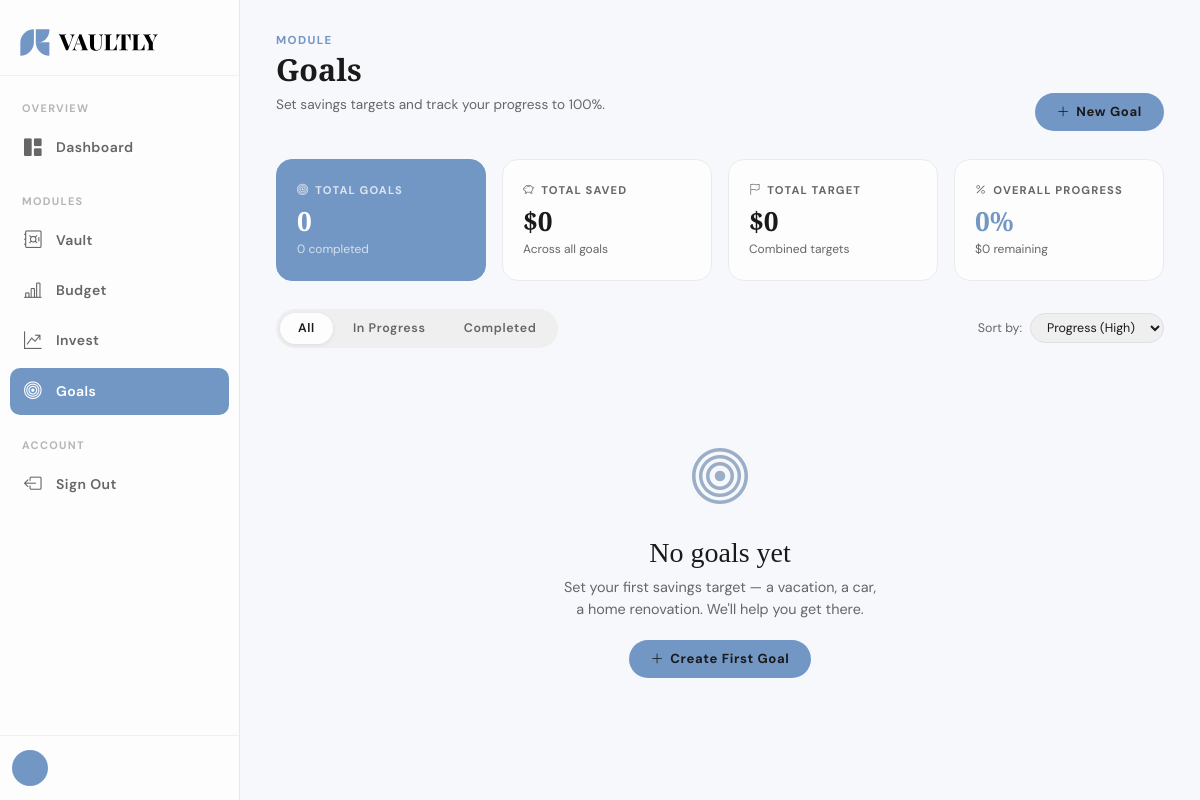
Page /goals/ (signed in) on the earlier database version.
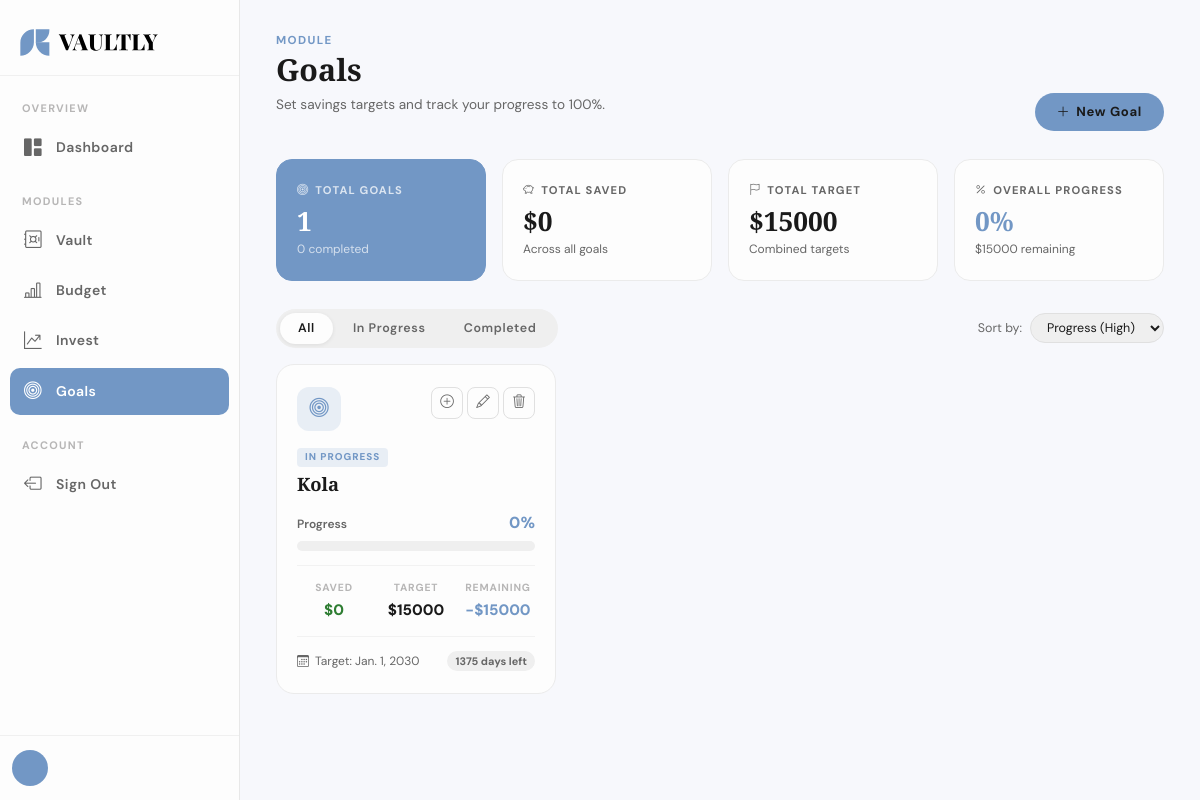
Same page on the later database version.
### goals/models.py (models this page shows, shortened)
class Goal(BaseModel):
    user          = models.ForeignKey(
        settings.AUTH_USER_MODEL,
        on_delete=models.CASCADE,
        related_name='goals'
    )
    name          = models.CharField(max_length=200)
    target_amount = models.DecimalField(max_digits=14, decimal_places=2)
    target_date   = models.DateField()
    is_completed  = models.BooleanField(default=False)
    notes = models.TextField(blank=True)
    @property
    def days_remaining(self):
        from django.utils import timezone
        delta = self.target_date - timezone.now().date()
        return max(delta.days, 0)
    @property
    def progress_pct(self):
        return self.progress_percentage
    @property
    def remaining(self):
        return max(self.target_amount - self.total_contributed, Decimal('0'))
    @property
    def total_contributed(self):
        return sum(c.amount for c in self.contributions.all())
    @property
    def progress_percentage(self):
        if not self.target_amount:
            return Decimal('0.00')
        pct = (self.total_contributed / self.target_amount) * 100
        return min(pct, Decimal('100.00'))

### goals/views.py (the view)
# urls.py: path('',                        views.index,          name='index'),
@login_required
def index(request):
    goals = Goal.objects.filter(user=request.user).prefetch_related('contributions')
    total_goals       = goals.count()
    completed_count   = sum(1 for g in goals if g.is_completed)
    total_contributed = sum(g.total_contributed for g in goals) or Decimal('0')
    total_target      = sum(g.target_amount for g in goals) or Decimal('0')
    total_remaining   = sum(g.remaining for g in goals) or Decimal('0')
    overall_progress  = (total_contributed / total_target * 100) if total_target > 0 else 0
    completed_goals   = [g for g in goals if g.is_completed]
    return render(request, 'goals/goals.html', {
        'goals': goals,
        'total_goals': total_goals,
        'completed_count': completed_count,
        'total_contributed': total_contributed,
        'total_target': total_target,
        'total_remaining': total_remaining,
        'overall_progress': overall_progress,
        'completed_goals': completed_goals,
    })

### templates/goals/goals.html (shortened to what this page needs)
<!DOCTYPE html>
<html lang="en">
<head>
    <link href="https://cdn.jsdelivr.net/npm/bootstrap@5.3.8/dist/css/bootstrap.min.css" rel="stylesheet">
    <link href="https://cdn.jsdelivr.net/npm/bootstrap-icons@1.11.3/font/bootstrap-icons.min.css" rel="stylesheet">
    <link rel="stylesheet" href="../../static/css/app.css">
</head>
<body>
<div class="app-shell">
  <aside class="sidebar" id="sidebar">
    <div class="sidebar-logo-wrap">
      <img src="../../static/img/logo.svg" alt="Vaultly" class="sidebar-logo" id="sidebar-logo">
    </div>
    <ul class="sidebar-nav">
      <li class="sidebar-section-label">OVERVIEW</li>
      <li class="sidebar-nav-item active">
        <a href="{% url 'dashboard' %}">
          <i class="bi bi-grid-1x2-fill nav-icon"></i>
          <span class="nav-label">Dashboard</span>
        </a>
      </li>
      <li class="sidebar-section-label" style="margin-top:10px;">MODULES</li>
      <li class="sidebar-nav-item">
        <a href="{% url 'vault:index' %}">
          <i class="bi bi-safe nav-icon"></i>
          <span class="nav-label">Vault</span>
        </a>
      </li>
      <li class="sidebar-nav-item">
        <a href="{% url 'budget:index' %}">
          <i class="bi bi-bar-chart-line nav-icon"></i>
          <span class="nav-label">Budget</span>
        </a>
      </li>
      <li class="sidebar-nav-item">
        <a href="{% url 'invest:index' %}">
          <i class="bi bi-graph-up-arrow nav-icon"></i>
          <span class="nav-label">Invest</span>
        </a>
      </li>
      <li class="sidebar-nav-item">
        <a href="{% url 'goals:index' %}">
          <i class="bi bi-bullseye nav-icon"></i>
          <span class="nav-label">Goals</span>
        </a>
      </li>
      <li class="sidebar-section-label" style="margin-top:10px;">ACCOUNT</li>
      <li class="sidebar-nav-item">
        <a href="{% url 'logout' %}">
          <i class="bi bi-box-arrow-left nav-icon"></i>
          <span class="nav-label">Sign Out</span>
        </a>
      </li>
    </ul>
    <div class="sidebar-user">
      <div class="sidebar-user-avatar">
      </div>
    </div>
  </aside>
  <main class="main-content">
    <div class="page-header">
      <div class="page-header-left">
        <div class="page-eyebrow">Module</div>
        <h1>Goals</h1>
        <p>Set savings targets and track your progress to 100%.</p>
      </div>
      <button class="btn-primary-vaultly" data-bs-toggle="modal" data-bs-target="#addGoalModal">
        <i class="bi bi-plus-lg"></i> New Goal
      </button>
    </div>
    <div class="kpi-grid" style="grid-template-columns: repeat(4,1fr); margin-bottom:28px;">
      <div class="kpi-card highlight">
        <div class="kpi-label"><i class="bi bi-bullseye"></i> Total Goals</div>
        <div class="kpi-value">{{ total_goals }}</div>
        <div class="kpi-sub">{{ completed_count }} completed</div>
      </div>
      <div class="kpi-card">
        <div class="kpi-label"><i class="bi bi-piggy-bank"></i> Total Saved</div>
        <div class="kpi-value">${{ total_contributed|floatformat:0 }}</div>
        <div class="kpi-sub">Across all goals</div>
      </div>
      <div class="kpi-card">
        <div class="kpi-label"><i class="bi bi-flag"></i> Total Target</div>
        <div class="kpi-value">${{ total_target|floatformat:0 }}</div>
        <div class="kpi-sub">Combined targets</div>
      </div>
      <div class="kpi-card">
        <div class="kpi-label"><i class="bi bi-percent"></i> Overall Progress</div>
        <div class="kpi-value" style="color:var(--blue);">{{ overall_progress|floatformat:0 }}%</div>
        <div class="kpi-sub">${{ total_remaining|floatformat:0 }} remaining</div>
      </div>
    </div>
    <div class="d-flex align-items-center justify-content-between mb-3 flex-wrap gap-2">
      <div class="filter-tabs">
        <button class="filter-tab active" onclick="setGoalFilter('all',this)">All</button>
        <button class="filter-tab" onclick="setGoalFilter('active',this)">In Progress</button>
        <button class="filter-tab" onclick="setGoalFilter('completed',this)">Completed</button>
      </div>
      <div class="d-flex align-items-center gap-2">
        <span style="font-size:0.78rem;color:var(--text-muted);">Sort by:</span>
        <select id="goal-sort" onchange="sortGoals()" style="border:1px solid #e0e0e0;border-radius:50px;padding:5px 12px;font-size:0.78rem;font-family:'DM Sans',sans-serif;background:var(--bg-muted);outline:none;color:var(--text-dark);">
          <option value="progress-desc">Progress (High)</option>
        </select>
      </div>
    </div>
    <div class="row g-4" id="goals-grid">
      {% for goal in goals %}
      <div class="col-lg-4 col-md-6 goal-col"
           data-status="{% if goal.is_completed %}completed{% else %}active{% endif %}"
           data-progress="{{ goal.progress_pct }}"
           data-deadline="{{ goal.target_date|date:'U' }}"
           data-amount="{{ goal.target_amount }}">
        <div class="goal-card {% if goal.is_completed %}goal-card-complete{% endif %}">
          <div class="goal-card-header">
            <div class="goal-card-icon {% if goal.is_completed %}complete{% endif %}">
              {% if goal.is_completed %}
                <i class="bi bi-trophy-fill"></i>
              {% else %}
                <i class="bi bi-bullseye"></i>
              {% endif %}
            </div>
            <div class="goal-card-actions">
              <button class="icon-btn" title="Log Contribution"
                      onclick="openContribute('{{ goal.id }}','{{ goal.name }}','{{ goal.target_amount }}','{{ goal.total_contributed }}')"
                      data-bs-toggle="modal" data-bs-target="#contributeModal"
                      {% if goal.is_completed %}disabled{% endif %}>
                <i class="bi bi-plus-circle"></i>
              </button>
              <button class="icon-btn" title="Edit Goal"
                      onclick="openEditGoal('{{ goal.id }}','{{ goal.name }}','{{ goal.target_amount }}','{{ goal.target_date }}')"
                      data-bs-toggle="modal" data-bs-target="#editGoalModal">
                <i class="bi bi-pencil"></i>
              </button>
              <button class="icon-btn danger" title="Delete Goal"
                      onclick="confirmDeleteGoal('{{ goal.id }}','{{ goal.name }}')"
                      data-bs-toggle="modal" data-bs-target="#deleteGoalModal">
                <i class="bi bi-trash3"></i>
              </button>
            </div>
          </div>
          <div style="margin-bottom:4px;">
            {% if goal.is_completed %}
            <span class="goal-complete-badge">&#10003; COMPLETED</span>
            {% else %}
            <span class="goal-active-badge">IN PROGRESS</span>
            {% endif %}
          </div>
          <h3 class="goal-card-name">{{ goal.name }}</h3>
          <div style="margin: 16px 0 8px;">
            <div style="display:flex;justify-content:space-between;align-items:baseline;margin-bottom:6px;">
              <span style="font-size:0.75rem;color:var(--text-muted);font-weight:600;">Progress</span>
              <span style="font-size:1rem;font-weight:800;color:{% if goal.is_completed %}#2e7d32{% else %}var(--blue){% endif %};">
                {{ goal.progress_pct|floatformat:0 }}%
              </span>
            </div>
            <div class="goal-progress-track" style="height:10px;">
            </div>
          </div>
          <div class="goal-card-stats">
            <div class="goal-stat">
              <div class="goal-stat-label">Saved</div>
              <div class="goal-stat-value" style="color:#2e7d32;">${{ goal.total_contributed|floatformat:0 }}</div>
            </div>
            <div class="goal-stat">
              <div class="goal-stat-label">Target</div>
              <div class="goal-stat-value">${{ goal.target_amount|floatformat:0 }}</div>
            </div>
            <div class="goal-stat">
              <div class="goal-stat-label">Remaining</div>
              <div class="goal-stat-value" style="color:{% if goal.is_completed %}#2e7d32{% else %}var(--blue){% endif %};">
                {% if goal.is_completed %}&#10003;{% else %}-${{ goal.remaining|floatformat:0 }}{% endif %}
              </div>
            </div>
          </div>
          <div class="goal-card-footer">
            <i class="bi bi-calendar3"></i>
            <span>Target: {{ goal.target_date }}</span>
            {% if not goal.is_completed %}
            <span class="goal-days-badge">{{ goal.days_remaining }} days left</span>
            {% endif %}
          </div>
        </div>
      </div>
      {% empty %}
      <div class="col-12">
        <div style="text-align:center;padding:72px 0;">
          <i class="bi bi-bullseye" style="font-size:3.5rem;color:var(--blue-light);display:block;margin-bottom:16px;"></i>
          <h3 style="font-family:'Playfair Display',serif;color:var(--text-dark);margin-bottom:8px;">No goals yet</h3>
          <p style="color:var(--text-muted);font-size:0.9rem;max-width:320px;margin:0 auto 20px;">
            Set your first savings target &mdash; a vacation, a car, a home renovation. We'll help you get there.
          </p>
          <button class="btn-primary-vaultly" data-bs-toggle="modal" data-bs-target="#addGoalModal">
            <i class="bi bi-plus-lg"></i> Create First Goal
          </button>
        </div>
      </div>
      {% endfor %}
    </div>
  </main>
</div>
</body>
</html>

### templates/goals/goals.html (style rules this page uses)
.goal-card { background: var(--bg); border: 1px solid #ebebeb; border-radius: 18px; padding: 22px 20px; height: 100%; transition: box-shadow var(--transition), border-color var(--transition), transform var(--transition); }
.goal-card-header { display: flex; align-items: flex-start; justify-content: space-between; margin-bottom: 12px; }
.goal-card-icon { width: 44px; height: 44px; border-radius: 12px; background: var(--blue-dim); color: var(--blue); display: flex; align-items: center; justify-content: center; font-size: 1.2rem; }
.goal-card-actions { display: flex; gap: 4px; }
.goal-active-badge { display: inline-block; background: var(--blue-dim); color: var(--blue); font-size: 0.62rem; font-weight: 800; letter-spacing: 0.1em; padding: 2px 8px; border-radius: 4px; }
.goal-card-name { font-family: 'Playfair Display', serif; font-size: 1.15rem; font-weight: 700; color: var(--text-dark); margin: 6px 0 0; }
.goal-card-stats { display: grid; grid-template-columns: repeat(3, 1fr); gap: 8px; margin: 14px 0; padding: 14px 0; border-top: 1px solid #f2f2f2; border-bottom: 1px solid #f2f2f2; }
.goal-stat { text-align: center; }
.goal-stat-label { font-size: 0.65rem; font-weight: 700; letter-spacing: 0.08em; text-transform: uppercase; color: var(--text-subtle); margin-bottom: 4px; }
.goal-stat-value { font-size: 0.95rem; font-weight: 800; color: var(--text-dark); font-family: 'DM Sans', sans-serif; }
.goal-card-footer { display: flex; align-items: center; gap: 6px; font-size: 0.75rem; color: var(--text-muted); margin-top: 10px; }
.goal-days-badge { margin-left: auto; background: var(--bg-muted); color: var(--text-muted); font-size: 0.68rem; font-weight: 700; padding: 2px 8px; border-radius: 50px; }

Differences in the rows shown:
added Goal: is_completed False (drawn), name "Kola", progress_pct "0", total_contributed "0", target_amount "15000", remaining "15000", target_date "Jan. 1, 2030", days_remaining "1375"
Other differences:
{{ total_goals }}: "0" → "1"
{{ total_target|floatformat:0 }}: "0" → "15000"
{{ total_remaining|floatformat:0 }}: "0" → "15000"
text no longer shown: "No goals yet Set your first savings target — a vacation, a car, a home renovation. We'll help you get there. Create First Goal"
